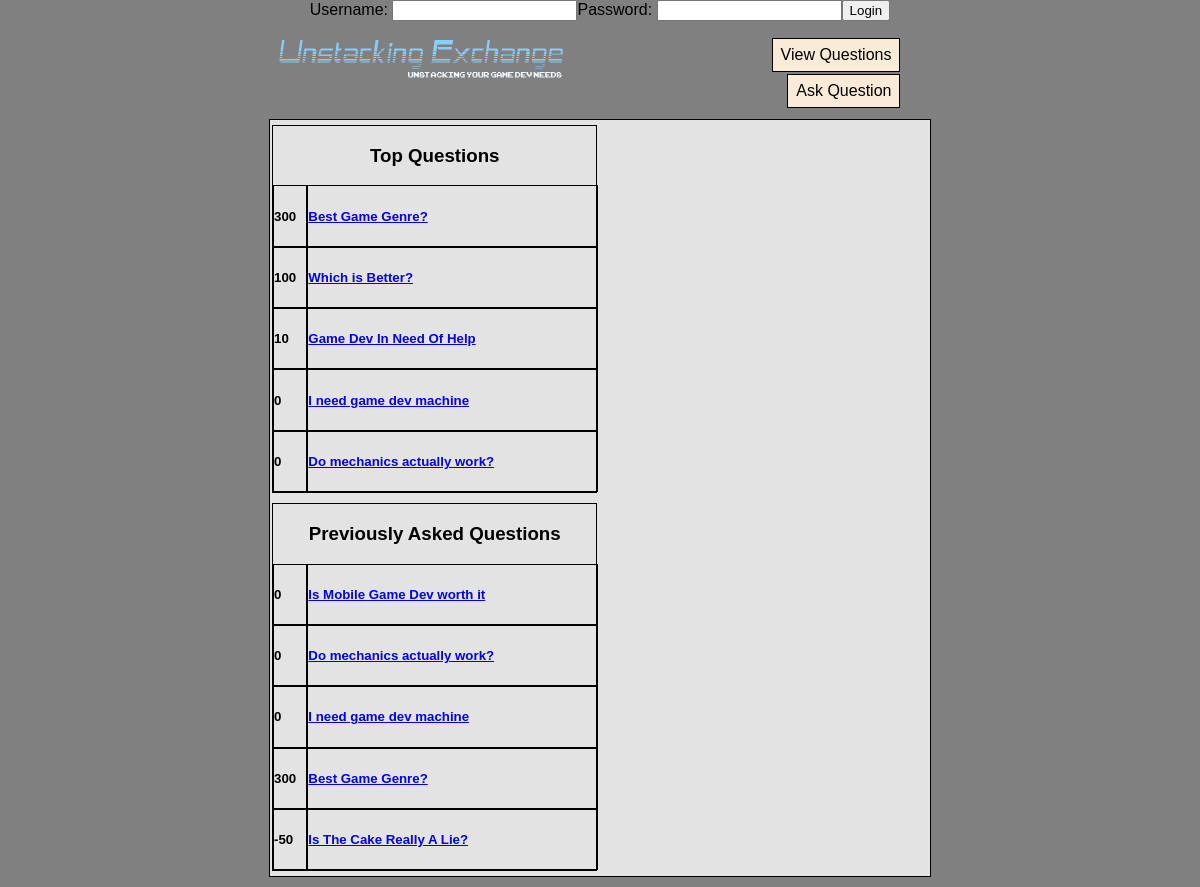
The page / on the database its author committed.
### tables this page shows
CREATE TABLE `Questions` (
  `id` int(11) NOT NULL AUTO_INCREMENT,
  `questionScore` int(250) NOT NULL,
  `questionTitle` varchar(250) NOT NULL,
  `questionBody` varchar(250) NOT NULL,
  PRIMARY KEY (`id`)
);

### index.php (the view, shortened to what this page needs)
<?php
require_once("PHP/Connect.php");
?>
<!DOCTYPE html>
<html>
    <head>
        <link rel="stylesheet" type="text/css" href="CSS/stylesheet.css">
    </head>
    <body>
        <div id="Header">
                <?PHP
                    if (isset($_SESSION["USER"]))
                    {
                        echo "<form class=\"FormLogin\" action=\"PHP/Logout.php\" method=\"post\">";
                        echo "<b>Welcome: <a href=\"profile.php?id=\"".$_SESSION["USERID"]."\">".$_SESSION["USER"]."</a></b>";
                        echo "&nbsp&nbsp&nbsp";
                        echo "<input type=\"submit\" name=\"submit\" value=\"Logout\">";
                        echo "</form>";
                    }
                    else
                    {
                        echo "<form class=\"FormLogin\" action=\"PHP/Login.php\" method=\"post\">";
                        echo "Username: <input type=\"text\" name=\"LoginUsername\">";
                        echo "Password: <input type=\"password\" name=\"LoginPassword\">";
                        echo "<input type=\"submit\" name=\"submit\" value=\"Login\">";
                        echo "</form>";
                    }
                ?>
            <div class="Navigation">
                <h1>
                    <a href="index.php"><img src="images/Logo.png" class="logo"></a>
                </h1>
                <ul>
                    <li><a href="questions.php">View Questions</a></li>
                    <li><a href="ask.php">Ask Question</a></li>
                </ul>
            </div>
        </div>
        <div id="Container">
            <div id="Content">
                <aside class="TQuest">
                    <h3>Top Questions</h3>
                    <?php
                        $sqlT = "SELECT * FROM Questions ORDER BY questionScore DESC LIMIT 5";
                        $resultT = mysqli_query($conn, $sqlT);
                        if (mysqli_num_rows($resultT) > 0)
                        {
                            while ($rowT = mysqli_fetch_assoc($resultT))
                            {
                                echo "<div>";
                                    echo "<div id=\"questionScore\">";
                                        echo "<h5>" . $rowT["questionScore"] . "</h5>";
                                    echo "</div>";
                                    echo "<div id=\"questionTitleLink\">";
                                        echo "<a href=\"QuestionView.php?id=" . $rowT["id"]. "\">";
                                            echo "<h5>" . $rowT["questionTitle"] . "</h5>" . "</a>";
                                    echo "</div>";
                                echo "</div>";
                            }
                        }else {
                            echo "<div>";
                            echo "<h5>";
                            echo "0 Results Found";
                            echo "</h5>";
                            echo "</div>";
                        }
                    ?>
                </aside>
                <aside class="PQuest">
                    <h3>Previously Asked Questions</h3>
                    <?php
                        $sql = "SELECT * FROM Questions ORDER BY id DESC LIMIT 5";
                        $result = mysqli_query($conn, $sql);
                        if (mysqli_num_rows($result) > 0)
                        {
                            while ($row = mysqli_fetch_assoc($result))
                            {
                                echo "<div>";
                                    echo "<div id=\"questionScore\">";
                                        echo "<h5>" . $row["questionScore"] . "</h5>";
                                    echo "</div>";
                                    echo "<div id=\"questionTitleLink\">";
                                        echo "<a href=\"QuestionView.php?id=" . $row["id"]. "\">";
                                            echo "<h5>" . $row["questionTitle"] . "</h5>" . "</a>";
                                    echo "</div>";
                                echo "</div>";
                            }
                        }else {
                            echo "<div>";
                            echo "<h5>";
                            echo "0 Results Found";
                            echo "</h5>";
                            echo "</div>";
                        }
                    ?>
                </aside>
            </div>
        </div>
    </body>
</html>

### CSS/stylesheet.css (style rules this page uses)
body { background: Gray; margin: 0; padding: 0; text-align: center; color: #000000; font-family: Arial, Helvetica, sans-serif; font-size: 100%; }
#Container { width:55%; margin:10px auto; text-align: left; background-color: #E4E3E3; border: 1px solid #000000; }
#Content { width: 100%; height: 100%; overflow: hidden; }
#Content aside { display: inline-block; width: 49%; margin: 5px 2px 5px 2px; padding: 0; height:100%; border: 1px solid black; }
#Content aside h3 { text-align: center; }
.Navigation { width:55%; margin:auto; text-align: left; }
.Navigation h1 { display: inline-block; width: 60%; margin: 0; padding: 0; }
.logo { width: 300px; height: 75px; }
.Navigation ul { display: inline-block; width: 35%; text-align: right; margin: 0; padding: 0; }
.Navigation ul li { display: inline-block; border: 1px solid black; margin: 1px; background: #FAEBD7; }
.Navigation ul li a { display: block; text-decoration: none; text-align: center; padding: 7px 8px; color: black; }
#questionScore { width: 10%; display: inline-block; margin: 0px; padding: 0px; border: none; border-right: 1px solid black; }
#questionTitleLink { width: 80%; display: inline-block; margin: 0px; padding: 0px; border: none; border-left: 1px solid black; }
.PQuest { width: 100%; margin: 0; padding: 0; vertical-align: top; }
.PQuest div { width: 100%; margin: 0px auto; padding: 0px; border: 1px solid black; }
.TQuest { width: 100%; margin: 0; padding: 0; vertical-align: top; }
.TQuest div { width: 100%; margin: 0px auto; padding: 0px; border: 1px solid black; }

### rows shown on the page
questions: questionScore "300", questionTitle "Best Game Genre?"
questions: questionScore "100", questionTitle "Which is Better?"
questions: questionScore "10", questionTitle "Game Dev In Need Of Help"
questions: questionScore "0", questionTitle "I need game dev machine"
questions: questionScore "0", questionTitle "Do mechanics actually work?"
questions: questionScore "0", questionTitle "Is Mobile Game Dev worth it"
questions: questionScore "-50", questionTitle "Is The Cake Really A Lie?"
